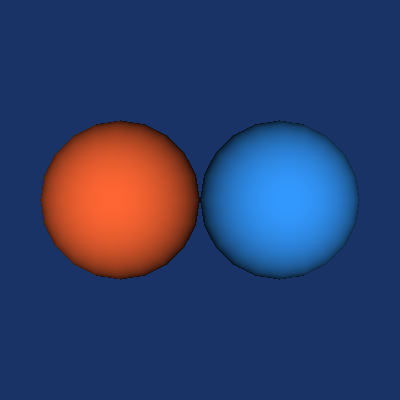

Write the Python code that produced this figure.
#!/usr/bin/env python

# Demonstrate vtkAxisAlignedReflectionFilter by reflecting a sphere
# through the X_MIN plane and rendering the original and reflected
# surfaces side by side.

# Factory overrides
import vtkmodules.vtkInteractionStyle  # noqa: F401
import vtkmodules.vtkRenderingFreeType  # noqa: F401
import vtkmodules.vtkRenderingOpenGL2  # noqa: F401

from vtkmodules.vtkFiltersGeneral import vtkAxisAlignedReflectionFilter
from vtkmodules.vtkFiltersGeometry import vtkDataSetSurfaceFilter
from vtkmodules.vtkFiltersSources import vtkSphereSource
from vtkmodules.vtkRenderingCore import (
    vtkActor,
    vtkCompositePolyDataMapper,
    vtkRenderWindow,
    vtkRenderWindowInteractor,
    vtkRenderer,
)

# Create a sphere source
sphere = vtkSphereSource()
sphere.SetCenter(1.0, 0.0, 0.0)
sphere.SetRadius(0.5)
sphere.SetPhiResolution(20)
sphere.SetThetaResolution(20)

# Reflect through X_MIN
reflect = vtkAxisAlignedReflectionFilter()
reflect.SetInputConnection(sphere.GetOutputPort())
reflect.SetCopyInput(True)
reflect.SetReflectAllInputArrays(True)
reflect.SetPlaneMode(vtkAxisAlignedReflectionFilter.X_MIN)
reflect.Update()

# Extract surfaces from the partitioned dataset collection output
surface = vtkDataSetSurfaceFilter()
surface.SetInputData(reflect.GetOutput().GetPartition(0, 0))

mapper_original = vtkCompositePolyDataMapper()
mapper_original.SetInputConnection(surface.GetOutputPort())

actor_original = vtkActor()
actor_original.SetMapper(mapper_original)
actor_original.GetProperty().SetColor(0.2, 0.6, 1.0)

surface_reflected = vtkDataSetSurfaceFilter()
surface_reflected.SetInputData(reflect.GetOutput().GetPartition(1, 0))

mapper_reflected = vtkCompositePolyDataMapper()
mapper_reflected.SetInputConnection(surface_reflected.GetOutputPort())

actor_reflected = vtkActor()
actor_reflected.SetMapper(mapper_reflected)
actor_reflected.GetProperty().SetColor(1.0, 0.4, 0.2)

# Renderer
renderer = vtkRenderer()
renderer.AddActor(actor_original)
renderer.AddActor(actor_reflected)
renderer.SetBackground(0.1, 0.2, 0.4)

# Window
render_window = vtkRenderWindow()
render_window.AddRenderer(renderer)
render_window.SetSize(400, 400)
render_window.SetWindowName("axis aligned reflection")

# Interactor
interactor = vtkRenderWindowInteractor()
interactor.SetRenderWindow(render_window)

# Scene
renderer.ResetCamera()

interactor.Initialize()
interactor.Start()
